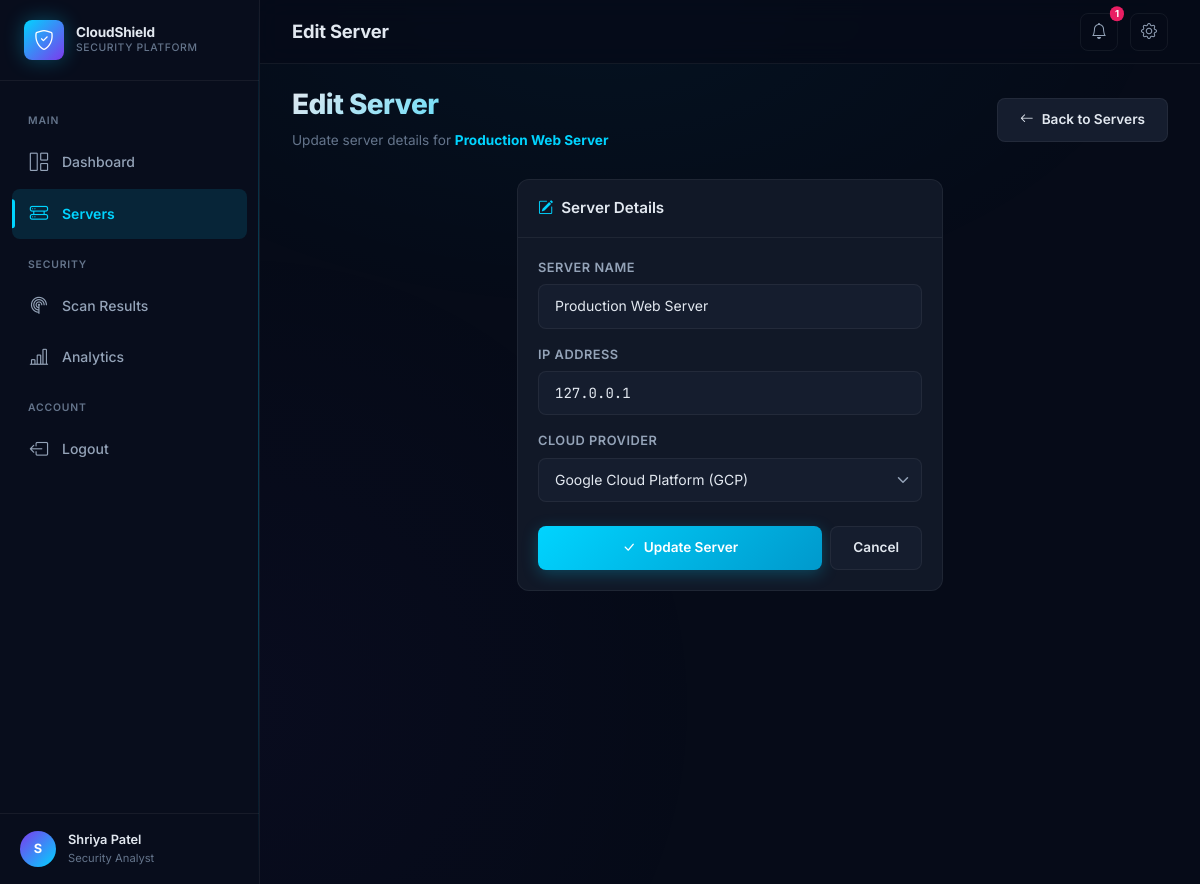
Page /servers/1/edit (signed in) on the committed database.
### app.py (models this page shows, shortened)
class User(UserMixin, db.Model):
    __tablename__ = 'users'
    id = db.Column(db.Integer, primary_key=True)
    name = db.Column(db.String(100), nullable=False)
    email = db.Column(db.String(120), unique=True, nullable=False)
    password = db.Column(db.String(256), nullable=False)
    created_at = db.Column(db.DateTime, default=datetime.utcnow)
    servers = db.relationship('Server', backref='owner', lazy=True,
                              cascade='all, delete-orphan')

class Server(db.Model):
    __tablename__ = 'servers'
    id = db.Column(db.Integer, primary_key=True)
    server_name = db.Column(db.String(100), nullable=False)
    ip_address = db.Column(db.String(45), nullable=False)
    provider = db.Column(db.String(50), nullable=False)
    user_id = db.Column(db.Integer, db.ForeignKey('users.id'), nullable=False)
    date_added = db.Column(db.DateTime, default=datetime.utcnow)
    scan_sessions = db.relationship('ScanSession', backref='server', lazy=True,
                                    cascade='all, delete-orphan',
                                    order_by='ScanSession.scan_time.desc()')

### app.py (the view, shortened to what this page needs)
@app.route('/servers/<int:server_id>/edit', methods=['GET', 'POST'])
@login_required
def edit_server(server_id):
    server = Server.query.get_or_404(server_id)
    if server.user_id != current_user.id:
        flash('Access denied.', 'danger')
        return redirect(url_for('servers'))
    return render_template('servers/edit.html', server=server)

### app.py (called while the page is built)
@login_manager.user_loader
def load_user(user_id):
    return db.session.get(User, int(user_id))

@app.context_processor
def inject_notifications():
    if current_user.is_authenticated:
        notifications = db.session.query(
            ScanSession.risk_score,
            ScanSession.risk_level,
            ScanSession.scan_time,
            Server.server_name
        ).join(Server).filter(
            Server.user_id == current_user.id
        ).order_by(
            ScanSession.scan_time.desc()
        ).limit(5).all()
        return dict(notifications=notifications, notification_count=len(notifications))
    return dict(notifications=[], notification_count=0)

### templates/servers/edit.html (shortened to what this page needs)
{% extends "base.html" %}
{% block page_title %}Edit Server{% endblock %}
{% block content %}
<div class="fade-in">
    <div class="page-header">
        <div>
            <h1>Edit Server</h1>
            <p class="text-muted-custom mb-0" style="font-size: 0.85rem;">
                Update server details for <strong class="text-accent">{{ server.server_name }}</strong>
            </p>
        </div>
        <a href="{{ url_for('servers') }}" class="btn-cyber btn-cyber-secondary">
            <i class="bi bi-arrow-left"></i> Back to Servers
        </a>
    </div>
    <div class="row justify-content-center">
        <div class="col-lg-6">
            <div class="card">
                <div class="card-header">
                    <span><i class="bi bi-pencil-square me-2 text-accent"></i>Server Details</span>
                </div>
                <div class="card-body">
                    <form method="POST" action="{{ url_for('edit_server', server_id=server.id) }}" id="editServerForm">
                        <div class="mb-3">
                            <label class="form-label-dark" for="server_name">Server Name</label>
                            <input type="text" class="form-control-dark" id="server_name" name="server_name"
                                   value="{{ server.server_name }}" required>
                        </div>
                        <div class="mb-3">
                            <label class="form-label-dark" for="ip_address">IP Address</label>
                            <input type="text" class="form-control-dark font-mono" id="ip_address" name="ip_address"
                                   value="{{ server.ip_address }}" required pattern="^[a-zA-Z0-9\.\-]+$">
                        </div>
                        <div class="mb-4">
                            <label class="form-label-dark" for="provider">Cloud Provider</label>
                            <select class="form-select-dark" id="provider" name="provider" required>
                                <option value="GCP" {% if server.provider == 'GCP' %}selected{% endif %}>Google Cloud Platform (GCP)</option>
                            </select>
                        </div>
                        <div class="d-flex gap-2">
                            <button type="submit" class="btn-cyber btn-cyber-primary flex-grow-1 justify-content-center" id="btnUpdateServer">
                                <i class="bi bi-check-lg"></i>
                                Update Server
                            </button>
                            <a href="{{ url_for('servers') }}" class="btn-cyber btn-cyber-secondary">
                                Cancel
                            </a>
                        </div>
                    </form>
                </div>
            </div>
        </div>
    </div>
</div>
{% endblock %}

### templates/base.html (shortened to what this page needs)
<!DOCTYPE html>
<html lang="en">
<head>
    <link href="https://cdn.jsdelivr.net/npm/bootstrap@5.3.3/dist/css/bootstrap.min.css" rel="stylesheet">
    <link href="https://cdn.jsdelivr.net/npm/bootstrap-icons@1.11.3/font/bootstrap-icons.min.css" rel="stylesheet">
    <link href="{{ url_for('static', filename='css/style.css') }}" rel="stylesheet">
</head>
<body>
    <div class="app-wrapper">
        <aside class="sidebar" id="sidebar">
            <div class="sidebar-brand">
                <div class="brand-icon">
                    <i class="bi bi-shield-check"></i>
                </div>
                <div>
                    <div class="brand-text">CloudShield</div>
                    <div class="brand-sub">Security Platform</div>
                </div>
            </div>
            <nav class="sidebar-nav">
                <div class="nav-label">Main</div>
                <ul class="nav flex-column">
                    <li class="nav-item">
                        <a class="nav-link {% if request.endpoint == 'dashboard' %}active{% endif %}"
                           href="{{ url_for('dashboard') }}" id="nav-dashboard">
                            <i class="bi bi-grid-1x2"></i>
                            <span>Dashboard</span>
                        </a>
                    </li>
                    <li class="nav-item">
                        <a class="nav-link {% if request.endpoint in ['servers', 'add_server', 'edit_server', 'server_detail'] %}active{% endif %}"
                           href="{{ url_for('servers') }}" id="nav-servers">
                            <i class="bi bi-hdd-rack"></i>
                            <span>Servers</span>
                        </a>
                    </li>
                </ul>
                <div class="nav-label">Security</div>
                <ul class="nav flex-column">
                    <li class="nav-item">
                        <a class="nav-link {% if request.endpoint == 'scan_results' %}active{% endif %}"
                           href="{{ url_for('scan_results') }}" id="nav-scans">
                            <i class="bi bi-radar"></i>
                            <span>Scan Results</span>
                        </a>
                    </li>
                    <li class="nav-item">
                        <a class="nav-link {% if request.endpoint == 'analytics' %}active{% endif %}"
                           href="{{ url_for('analytics') }}" id="nav-analytics">
                            <i class="bi bi-bar-chart-line"></i>
                            <span>Analytics</span>
                        </a>
                    </li>
                </ul>
                <div class="nav-label">Account</div>
                <ul class="nav flex-column">
                    <li class="nav-item">
                        <a class="nav-link" href="{{ url_for('logout') }}" id="nav-logout">
                            <i class="bi bi-box-arrow-left"></i>
                            <span>Logout</span>
                        </a>
                    </li>
                </ul>
            </nav>
            <div class="sidebar-footer">
                <div class="user-avatar">
                    {{ current_user.name[0]|upper if current_user.is_authenticated else 'U' }}
                </div>
                <div class="user-info">
                    <div class="user-name">{{ current_user.name if current_user.is_authenticated else 'Guest' }}</div>
                    <div class="user-role">Security Analyst</div>
                </div>
            </div>
        </aside>
        <div class="main-content">
            <header class="topbar">
                <div class="topbar-left">
                    <h1 class="page-title mb-0">{% block page_title %}Dashboard{% endblock %}</h1>
                </div>
                <div class="topbar-right">
                    <div class="dropdown" id="notificationsDropdown">
                        <button class="btn-topbar position-relative" type="button"
                                data-bs-toggle="dropdown" aria-expanded="false"
                                aria-label="Notifications" id="btnNotifications">
                            <i class="bi bi-bell"></i>
                            {% if notification_count is defined and notification_count > 0 %}
                            <span class="position-absolute top-0 start-100 translate-middle badge rounded-pill"
                                  style="background: var(--clr-critical); font-size: 0.6rem; padding: 3px 5px;">
                                {{ notification_count }}
                            </span>
                            {% endif %}
                        </button>
                    </div>
                    <button class="btn-topbar" type="button"
                            data-bs-toggle="offcanvas" data-bs-target="#settingsPanel"
                            aria-label="Settings" id="btnSettings">
                        <i class="bi bi-gear"></i>
                    </button>
                </div>
            </header>
            {% block content %}{% endblock %}
        </div>
    </div>
</body>
</html>

### rows in the picture
User: name "S", name "Shriya Patel"
Server: server_name "Production Web Server", ip_address "127.0.0.1", provider "Google Cloud Platform (GCP)"

### other values in the picture
{{ notification_count }} "1"
